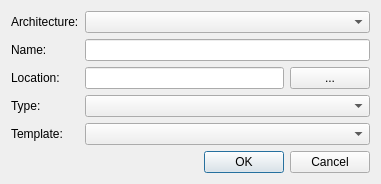
<?xml version="1.0" encoding="UTF-8"?>
<ui version="4.0">
 <class>hadesvm::gui::NewVirtualApplianceDialog</class>
 <widget class="QDialog" name="hadesvm::gui::NewVirtualApplianceDialog">
  <property name="windowModality">
   <enum>Qt::WindowModal</enum>
  </property>
  <property name="geometry">
   <rect>
    <x>0</x>
    <y>0</y>
    <width>381</width>
    <height>177</height>
   </rect>
  </property>
  <property name="windowTitle">
   <string>New VM</string>
  </property>
  <layout class="QGridLayout" name="gridLayout">
   <item row="0" column="0">
    <widget class="QLabel" name="architectureLabel">
     <property name="text">
      <string>Architecture:</string>
     </property>
    </widget>
   </item>
   <item row="0" column="1" colspan="2">
    <widget class="QComboBox" name="architectureComboBox"/>
   </item>
   <item row="1" column="0">
    <widget class="QLabel" name="nameLabel">
     <property name="text">
      <string>Name:</string>
     </property>
    </widget>
   </item>
   <item row="1" column="1" colspan="2">
    <widget class="QLineEdit" name="nameLineEdit"/>
   </item>
   <item row="2" column="0">
    <widget class="QLabel" name="locationLabel">
     <property name="text">
      <string>Location:</string>
     </property>
    </widget>
   </item>
   <item row="2" column="1">
    <widget class="QLineEdit" name="locationLineEdit">
     <property name="readOnly">
      <bool>true</bool>
     </property>
    </widget>
   </item>
   <item row="2" column="2">
    <widget class="QPushButton" name="browsePushButton">
     <property name="text">
      <string>...</string>
     </property>
    </widget>
   </item>
   <item row="3" column="0">
    <widget class="QLabel" name="typeLabel">
     <property name="text">
      <string>Type:</string>
     </property>
    </widget>
   </item>
   <item row="3" column="1" colspan="2">
    <widget class="QComboBox" name="typeComboBox"/>
   </item>
   <item row="4" column="0">
    <widget class="QLabel" name="templateLabel">
     <property name="text">
      <string>Template:</string>
     </property>
    </widget>
   </item>
   <item row="4" column="1" colspan="2">
    <widget class="QComboBox" name="templateComboBox"/>
   </item>
   <item row="5" column="1">
    <spacer name="verticalSpacer">
     <property name="orientation">
      <enum>Qt::Vertical</enum>
     </property>
     <property name="sizeHint" stdset="0">
      <size>
       <width>13</width>
       <height>13</height>
      </size>
     </property>
    </spacer>
   </item>
   <item row="6" column="0" colspan="3">
    <widget class="QDialogButtonBox" name="buttonBox">
     <property name="orientation">
      <enum>Qt::Horizontal</enum>
     </property>
     <property name="standardButtons">
      <set>QDialogButtonBox::Cancel|QDialogButtonBox::Ok</set>
     </property>
    </widget>
   </item>
  </layout>
 </widget>
 <resources/>
 <connections>
  <connection>
   <sender>buttonBox</sender>
   <signal>accepted()</signal>
   <receiver>hadesvm::gui::NewVirtualApplianceDialog</receiver>
   <slot>_onOk()</slot>
   <hints>
    <hint type="sourcelabel">
     <x>248</x>
     <y>254</y>
    </hint>
    <hint type="destinationlabel">
     <x>157</x>
     <y>274</y>
    </hint>
   </hints>
  </connection>
  <connection>
   <sender>buttonBox</sender>
   <signal>rejected()</signal>
   <receiver>hadesvm::gui::NewVirtualApplianceDialog</receiver>
   <slot>_onCancel()</slot>
   <hints>
    <hint type="sourcelabel">
     <x>316</x>
     <y>260</y>
    </hint>
    <hint type="destinationlabel">
     <x>286</x>
     <y>274</y>
    </hint>
   </hints>
  </connection>
  <connection>
   <sender>architectureComboBox</sender>
   <signal>currentIndexChanged(int)</signal>
   <receiver>hadesvm::gui::NewVirtualApplianceDialog</receiver>
   <slot>_onArchitectureChanged(int)</slot>
   <hints>
    <hint type="sourcelabel">
     <x>272</x>
     <y>21</y>
    </hint>
    <hint type="destinationlabel">
     <x>233</x>
     <y>109</y>
    </hint>
   </hints>
  </connection>
  <connection>
   <sender>nameLineEdit</sender>
   <signal>textChanged(QString)</signal>
   <receiver>hadesvm::gui::NewVirtualApplianceDialog</receiver>
   <slot>_onNameChanged(QString)</slot>
   <hints>
    <hint type="sourcelabel">
     <x>272</x>
     <y>52</y>
    </hint>
    <hint type="destinationlabel">
     <x>233</x>
     <y>109</y>
    </hint>
   </hints>
  </connection>
  <connection>
   <sender>locationLineEdit</sender>
   <signal>textChanged(QString)</signal>
   <receiver>hadesvm::gui::NewVirtualApplianceDialog</receiver>
   <slot>_onLocationChanged(QString)</slot>
   <hints>
    <hint type="sourcelabel">
     <x>229</x>
     <y>83</y>
    </hint>
    <hint type="destinationlabel">
     <x>233</x>
     <y>109</y>
    </hint>
   </hints>
  </connection>
  <connection>
   <sender>typeComboBox</sender>
   <signal>currentIndexChanged(int)</signal>
   <receiver>hadesvm::gui::NewVirtualApplianceDialog</receiver>
   <slot>_onTypeChanged(int)</slot>
   <hints>
    <hint type="sourcelabel">
     <x>272</x>
     <y>114</y>
    </hint>
    <hint type="destinationlabel">
     <x>233</x>
     <y>109</y>
    </hint>
   </hints>
  </connection>
  <connection>
   <sender>browsePushButton</sender>
   <signal>clicked()</signal>
   <receiver>hadesvm::gui::NewVirtualApplianceDialog</receiver>
   <slot>_onBrowse()</slot>
   <hints>
    <hint type="sourcelabel">
     <x>418</x>
     <y>83</y>
    </hint>
    <hint type="destinationlabel">
     <x>233</x>
     <y>109</y>
    </hint>
   </hints>
  </connection>
  <connection>
   <sender>templateComboBox</sender>
   <signal>currentIndexChanged(int)</signal>
   <receiver>hadesvm::gui::NewVirtualApplianceDialog</receiver>
   <slot>_onTemplateChanged(int)</slot>
   <hints>
    <hint type="sourcelabel">
     <x>272</x>
     <y>145</y>
    </hint>
    <hint type="destinationlabel">
     <x>233</x>
     <y>109</y>
    </hint>
   </hints>
  </connection>
 </connections>
 <slots>
  <slot>_onOk()</slot>
  <slot>_onCancel()</slot>
  <slot>_onArchitectureChanged(int)</slot>
  <slot>_onNameChanged(QString)</slot>
  <slot>_onLocationChanged(QString)</slot>
  <slot>_onTypeChanged(int)</slot>
  <slot>_onBrowse()</slot>
  <slot>_onTemplateChanged(int)</slot>
 </slots>
</ui>
